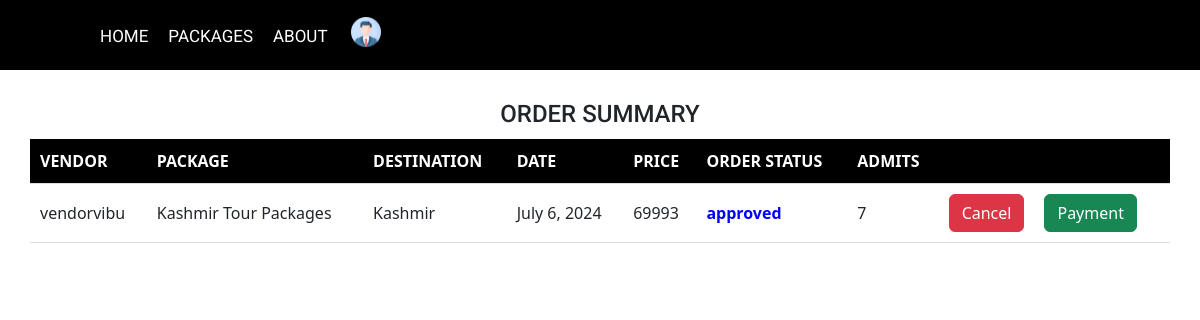
The page /userviewbookings (signed in) on the database its author committed.
### app/models.py (models this page shows, shortened)
class Booking(models.Model):
    booking_status = (
        ('booked', 'booked'),
        ('pending', 'pending'),
        ('reject', 'reject'),
        ('paid', 'paid'),
        ('approved', 'approved')
    )
    user_id = models.ForeignKey(CustomUser, on_delete=models.CASCADE)
    package_id = models.ForeignKey(Package, on_delete=models.CASCADE)
    name = models.CharField(max_length=50)
    no_of_people = models.IntegerField()
    booking_date = models.DateField()
    date = models.DateTimeField(auto_now_add=True)
    HealthAssistant_id = models.ForeignKey(HealthAssistant, on_delete=models.CASCADE,null=True)
    status = models.CharField(choices=booking_status, default='pending', max_length=50)
    total_amount = models.IntegerField()
    rating = models.IntegerField(null=True, blank=True)
    review = models.CharField(max_length=200, null=True, blank=True)

class Package(models.Model):
    user_id = models.ForeignKey(CustomUser, on_delete=models.CASCADE)
    package_name = models.CharField(max_length=100)
    img1 = models.FileField(upload_to='package')
    img2 = models.FileField(upload_to='package')
    expiry_date = models.DateField()
    price = models.IntegerField()
    no_of_days = models.IntegerField()
    no_of_night = models.IntegerField()
    source = models.CharField(max_length=50)
    destination = models.CharField(max_length=50)
    description = models.CharField(max_length=200)
    is_active = models.BooleanField(default=False)

class CustomUser(AbstractUser):
    register_status = (
        ('approve', 'approve'),
        ('pending', 'pending'),
        ('reject', 'reject'),
    )
    phone_number = models.CharField(max_length=10)
    user_type = models.CharField(max_length=100)
    status = models.CharField(choices=register_status, default='pending', max_length=50)

### app/views.py (the view)
# urls.py: path('userviewbookings', views.userviewbookings, name="userviewbookings"),
@cache_control(no_cache=True, must_revalidate=True, no_store=True)
@login_required(login_url=Login)
def userviewbookings(request):
    User = CustomUser.objects.get(id=request.user.id)
    bookings_data = Booking.objects.filter(user_id=User).order_by('-status','-date')
    return render(request, 'User/Booking.html', {'bookings_data':bookings_data, 'User':User})

### template/User/Booking.html (shortened to what this page needs)
<!doctype html>
<html lang="en">
  <head>
    {% load static %}
    <link rel="stylesheet" href="{% static 'css/style-starter.css' %}">
    <link rel="stylesheet" href="https://cdnjs.cloudflare.com/ajax/libs/font-awesome/4.7.0/css/font-awesome.min.css">
  <link href="https://cdn.jsdelivr.net/npm/bootstrap@5.3.2/dist/css/bootstrap.min.css" rel="stylesheet"
>
  </head>
<body id="home">
<section class=" w3l-header-4 header-sticky">
	<header id="site-header" class="fixed-top">
		<div class="container">
			<nav class="navbar navbar-expand-lg navbar-dark stroke">
				<div class="collapse navbar-collapse" id="navbarTogglerDemo02">
					<ul class="navbar-nav ml-lg-5">
						<li class="nav-item active">
							<a class="nav-link" href="{% url 'userHome' %}">HOME <span class="sr-only">(current)</span></a>
						</li>
						<li class="nav-item @@services__active">
							<a class="nav-link" href="{% url 'user_packages' %}">PACKAGES</a>
						</li>
						<li class="nav-item @@contact__active">
							<a class="nav-link" href="{% url 'user_about' %}">ABOUT</a>
						</li>
            <div class="dropdown">
              <button class="btn  dropdown-toggle" type="button" id="dropdownMenuButton" data-toggle="dropdown" aria-haspopup="true" aria-expanded="false">
              <img class="" width="30px" src="../../static/images/prof.png" alt="Profile image"> </a>
              </button>
            </div>
            </div>
				</div>
	  </header>
</section>
  <section>
    <h4 style="text-align: center; margin-top: 100px;">ORDER SUMMARY</h4>
    <table style="width: 95%;">
      <tr>
        <th>VENDOR</th>
        <th>PACKAGE</th>
        <th>DESTINATION</th>
        <th>DATE</th>
        <th>PRICE</th>
        <th>ORDER STATUS</th>
        <th>ADMITS</th>
<th></th>
      </tr>
      {% for booking in bookings_data %}
      <tr>
        <td>{{ booking.package_id.user_id.username }}</td>
        <td>{{ booking.package_id.package_name }}</td>
        <td>{{ booking.package_id.destination }}</td>
        <td>{{ booking.booking_date }}</td>
        <td>{{ booking.total_amount }}</td>
        <td style="font-weight: bold;{% if booking.status == 'pending' %}color: orange;{% elif booking.status == 'approved' %}color: blue;{% elif booking.status == 'reject' %}color: red;{% elif booking.status == 'paid' %}color: green;{% endif %}">
          {{ booking.status }}
        </td>
        <td >{{ booking.no_of_people }}</td>
        <td style="text-align: center;">
          {% if booking.status in "approved" or booking.status in "pending" %}
          <div class="d-flex" style="gap: 20px;">
          <form action="{% url 'cancel_booking' booking.id %}" method="post">
            <button type="button" class="btn btn-danger" data-bs-toggle="modal" data-bs-target="#cancelBooking">
              Cancel
            </button>
          </form>
          <a href="{% url 'payments' id=booking.id %}"><button type="button"  class="btn btn-success"  data-bs-target="#staticBackdrop">
            Payment
          </button></a>
        </div>
          {% endif %}
          </td>
      </tr>
      {% endfor %}
    </table>
  </section>

### template/User/Booking.html (style rules this page uses)
table { border-collapse: collapse; margin: 10px auto; border: none; border-bottom: 1px solid #ddd; width: 100%; }
th, td { padding: 10px; border-bottom: 1px solid #ddd; text-align: left; }
th { background-color: black; color: white; }
* { margin: 0; padding: 0; }

### rows shown on the page
Booking: package_id.user_id.username "vendorvibu", package_id.package_name "Kashmir Tour Packages", package_id.destination "Kashmir", booking_date "July 6, 2024", total_amount "69993", status "approved", no_of_people "7", shows "Cancel"
